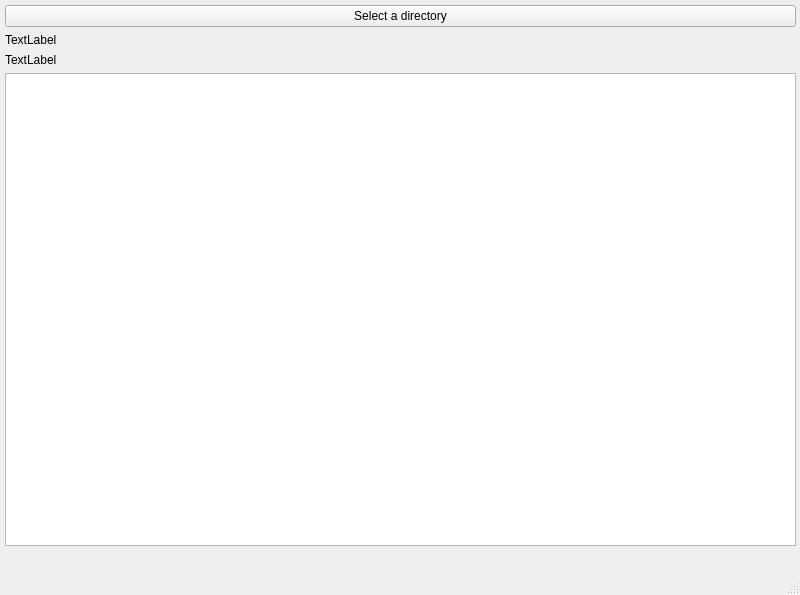
<?xml version="1.0" encoding="UTF-8"?>
<ui version="4.0">
 <class>MainWindow</class>
 <widget class="QMainWindow" name="MainWindow">
  <property name="geometry">
   <rect>
    <x>0</x>
    <y>0</y>
    <width>800</width>
    <height>595</height>
   </rect>
  </property>
  <property name="windowTitle">
   <string>MainWindow</string>
  </property>
  <widget class="QWidget" name="centralwidget">
   <widget class="QWidget" name="">
    <property name="geometry">
     <rect>
      <x>5</x>
      <y>5</y>
      <width>791</width>
      <height>541</height>
     </rect>
    </property>
    <layout class="QGridLayout" name="gridLayout">
     <item row="0" column="0">
      <widget class="QPushButton" name="pushButton">
       <property name="text">
        <string>Select a directory</string>
       </property>
      </widget>
     </item>
     <item row="1" column="0">
      <widget class="QLabel" name="label_dirs">
       <property name="text">
        <string>TextLabel</string>
       </property>
      </widget>
     </item>
     <item row="2" column="0">
      <widget class="QLabel" name="label_files">
       <property name="text">
        <string>TextLabel</string>
       </property>
      </widget>
     </item>
     <item row="3" column="0">
      <widget class="QTreeView" name="treeView"/>
     </item>
    </layout>
   </widget>
  </widget>
  <widget class="QMenuBar" name="menubar">
   <property name="geometry">
    <rect>
     <x>0</x>
     <y>0</y>
     <width>800</width>
     <height>23</height>
    </rect>
   </property>
  </widget>
  <widget class="QStatusBar" name="statusbar"/>
 </widget>
 <resources/>
 <connections/>
</ui>
